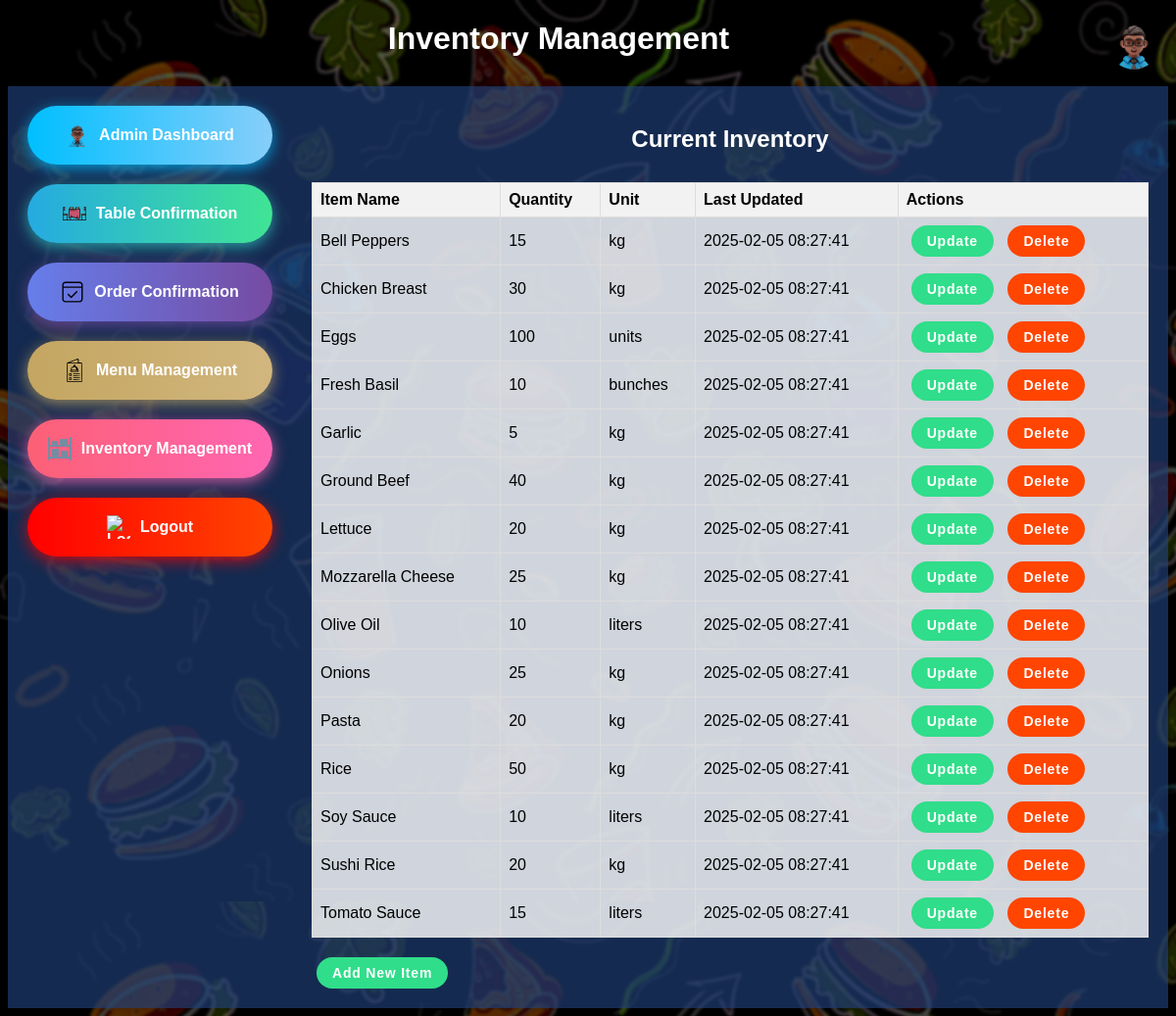
/inventory.php (signed in), run on the app's committed database.
### tables this page shows
CREATE TABLE inventory (
    id INT AUTO_INCREMENT PRIMARY KEY,
    item_name VARCHAR(100) NOT NULL,
    quantity INT NOT NULL,
    unit VARCHAR(20) NOT NULL,
    last_updated TIMESTAMP DEFAULT CURRENT_TIMESTAMP ON UPDATE CURRENT_TIMESTAMP
);

### inventory.php (the view, shortened to what this page needs)
<?php
include 'db_connection.php';
$sql = "SELECT * FROM inventory ORDER BY item_name";
$result = mysqli_query($conn, $sql);
?>
<!DOCTYPE html>
<html lang="en">
<head>
    <link rel="stylesheet" href="css2/inv.css">
</head>
<body>
    <img src="images/staff_bg.png" alt="User Avatar" class="avatar">
    <h1>Inventory Management</h1>
    <div class="container">
        <div class="button-grid">
            <a href="admin_dashboard.php" class="bn632-hover admin-dashboard">
                <img src="images/staff_bg.png" alt="Menu">
                Admin Dashboard
            </a>
            <a href="table_mange.php" class="bn632-hover table-confirmation">
                <img src="images/table_icon.svg" alt="Table">
                Table Confirmation
            </a>
            <a href="order_management.php" class="bn632-hover order-confirmation">
                <img src="images/order_icon.svg" alt="Order">
                Order Confirmation
            </a>
            <a href="menu_manage.php" class="bn632-hover menu-management">
                <img src="images/menu_icon.svg" alt="Menu">
                Menu Management
            </a>
            <a href="inventory.php" class="bn632-hover inventory-management">
                <img src="images/inventory_icon.svg" alt="Inventory">
                Inventory Management
            </a>
            <a href="logout.php" class="bn632-hover logout-button">
                <img src="images/admin_exit.svg" alt="Logout">
                Logout
            </a>
        </div>
        <div class="content-area">
            <h2>Current Inventory</h2>
            <table>
                <tr>
                    <th>Item Name</th>
                    <th>Quantity</th>
                    <th>Unit</th>
                    <th>Last Updated</th>
                    <th>Actions</th>
                </tr>
                <?php while ($row = mysqli_fetch_assoc($result)) : ?>
                    <tr>
                        <td><?php echo htmlspecialchars($row['item_name']); ?></td>
                        <td><?php echo htmlspecialchars($row['quantity']); ?></td>
                        <td><?php echo htmlspecialchars($row['unit']); ?></td>
                        <td><?php echo htmlspecialchars($row['last_updated']); ?></td>
                        <td>
                            <button onclick="openUpdateModal(<?php echo $row['id']; ?>, '<?php echo $row['item_name']; ?>', <?php echo $row['quantity']; ?>)" class="addupdate-btn">Update</button>
                            <button onclick="openDeleteModal(<?php echo $row['id']; ?>, '<?php echo $row['item_name']; ?>')" class="delete-btn">Delete</button>
                        </td>
                    </tr>
                <?php endwhile; ?>
            </table>
            <button onclick="openAddModal()" class="addupdate-btn" style="margin-top: 20px;">Add New Item</button>
        </div>
    </div>
</body>
</html>

### css2/inv.css (style rules this page uses)
body { font-family: Arial, sans-serif; color: #fff; position: relative; opacity: 100%; background-image: url('../images/admin_backgoround2.jpg'); }
.container { background: rgba(30, 60, 114, 0.7); max-width: 1200px; margin: 0 auto; padding: 20px; display: flex; position: relative; z-index: 1; box-shadow: 0 0 20px rgba(0, 0, 0, 0.3); }
h1, h2 { text-align: center; margin-bottom: 30px; }
.button-grid { display: flex; flex-direction: column; gap: 20px; width: 250px; margin-right: 20px; }
.bn632-hover.table-confirmation { background-image: linear-gradient(to right, #25aae1, #40e495, #30dd8a, #2bb673); box-shadow: 0 4px 15px 0 rgba(49, 196, 190, 0.75); }
.bn632-hover.inventory-management { background-image: linear-gradient(to right, #fc6076, #ff66b2, #ff99cc, #ffb3e6); box-shadow: 0 4px 15px 0 rgba(255, 102, 178, 0.75); }
.bn632-hover.order-confirmation { background-image: linear-gradient(to right, #667eea, #764ba2, #6b8dd6, #8e37d7); box-shadow: 0 4px 15px 0 rgba(116, 79, 168, 0.75); }
.bn632-hover.menu-management { background-image: linear-gradient(to right, #c4a661, #d1b67e, #e2cba1, #f1e0c1); box-shadow: 0 4px 15px 0 rgba(196, 166, 97, 0.75); }
.bn632-hover.logout-button { background-image: linear-gradient(to right, #ff0000, #ff4500, #ff6347, #ff1493); box-shadow: 0 4px 15px 0 rgba(255, 0, 0, 0.75); }
.bn632-hover.admin-dashboard { background-image: linear-gradient(to right, #00bfff, #87cefa, #ffd700, #ffeb3b); box-shadow: 0 4px 15px 0 rgba(0, 191, 255, 0.75); }
.bn632-hover img { width: 24px; height: 24px; margin-right: 10px; }
.bn632-hover { width: 100%; font-size: 16px; font-weight: 600; color: #fff; cursor: pointer; height: 60px; text-align: center; border: none; background-size: 300% 100%; border-radius: 50px; transition: all .4s ease-in-out; display: flex; align-items: center; justify-content: center; text-decoration: none; }
.avatar { width: 50px; height: 50px; border-radius: 50%; margin-right: 10px; float: right; }
.addupdate-btn, .delete-btn { outline: none; cursor: pointer; border: none; padding: 0.5rem 1rem; margin: 0 5px; font-family: inherit; font-size: inherit; position: relative; display: inline-block; letter-spacing: 0.05rem; font-weight: 700; font-size: 14px; border-radius: 500px; overflow: hidden; color: #fff; transition: all 0.3s ease; }
.addupdate-btn { background: #30dd8a; }
.delete-btn { background: #ff4500; }
table { width: 100%; border-collapse: collapse; margin-top: 20px; background-color: rgba(255, 255, 255, 0.8); color: #000; }
th, td { border: 1px solid #ddd; padding: 8px; text-align: left; }
th { background-color: #f2f2f2; }
.content-area { flex-grow: 1; padding-left: 20px; }

### data on the page
inventory: item_name "Bell Peppers", quantity "15", unit "kg", last_updated "2025-02-05 08:27:41"
inventory: item_name "Chicken Breast", quantity "30", unit "kg", last_updated "2025-02-05 08:27:41"
inventory: item_name "Eggs", quantity "100", unit "units", last_updated "2025-02-05 08:27:41"
inventory: item_name "Fresh Basil", quantity "10", unit "bunches", last_updated "2025-02-05 08:27:41"
inventory: item_name "Garlic", quantity "5", unit "kg", last_updated "2025-02-05 08:27:41"
inventory: item_name "Ground Beef", quantity "40", unit "kg", last_updated "2025-02-05 08:27:41"
inventory: item_name "Lettuce", quantity "20", unit "kg", last_updated "2025-02-05 08:27:41"
inventory: item_name "Mozzarella Cheese", quantity "25", unit "kg", last_updated "2025-02-05 08:27:41"
inventory: item_name "Olive Oil", quantity "10", unit "liters", last_updated "2025-02-05 08:27:41"
inventory: item_name "Onions", quantity "25", unit "kg", last_updated "2025-02-05 08:27:41"
inventory: item_name "Pasta", quantity "20", unit "kg", last_updated "2025-02-05 08:27:41"
inventory: item_name "Rice", quantity "50", unit "kg", last_updated "2025-02-05 08:27:41"
inventory: item_name "Soy Sauce", quantity "10", unit "liters", last_updated "2025-02-05 08:27:41"
inventory: item_name "Sushi Rice", quantity "20", unit "kg", last_updated "2025-02-05 08:27:41"
inventory: item_name "Tomato Sauce", quantity "15", unit "liters", last_updated "2025-02-05 08:27:41"
